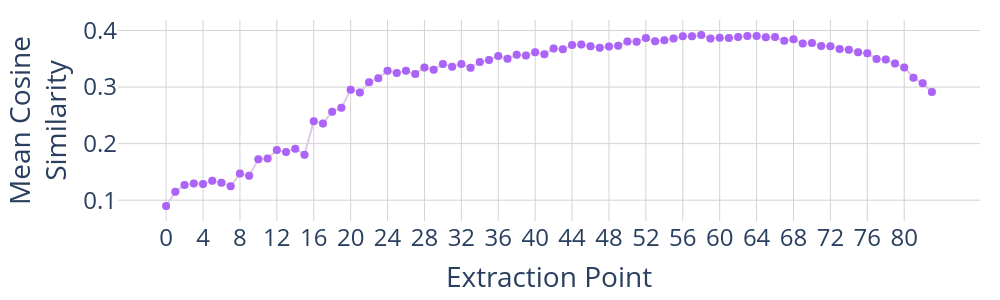

Here is the notebook cell this chart was saved with:
### Markdown cell above
### Mean cosine of refusal directions at each layer with other layers

### Code cell
layer_names = [str(i) for i in range(2 * num_layers)]

flatten_dirs = refusal_dirs.reshape(-1, refusal_dirs.shape[-1])
pairwise_cosine = flatten_dirs @ flatten_dirs.T
mean_cosine = pairwise_cosine.mean(dim=-1).cpu().numpy()

# Find the best layer based on mean cosine similarity
max_mean_cosine_act_idx = np.argmax(mean_cosine)
max_mean_cosine_layer = max_mean_cosine_act_idx // 2

print(f"Best layer by mean cosine: {max_mean_cosine_layer}")
print(layer_names[np.argmax(mean_cosine)])

# Plot mean cosine similarity
fig = go.Figure()

fig.add_trace(
    go.Scatter(
        x=layer_names,
        y=mean_cosine,
        mode="lines+markers",
        marker=dict(size=8, color=colour_map_light["neutral"]),
        showlegend=False,
    )
)

fig.add_trace(
    go.Scatter(
        x=layer_names[::],
        y=mean_cosine[::],
        mode="markers",
        marker=dict(size=8, color=colour_map["neutral"]),
        showlegend=False,
    )
)

fig.update_layout(
    plot_bgcolor="white",
    grid=dict(rows=1, columns=1),
    xaxis=dict(
        type="category",
        title=dict(text="Extraction Point", font=dict(size=28)),
        dtick=4,
        gridcolor="lightgrey",
        tickfont=dict(size=24),
    ),
    yaxis=dict(
        title=dict(text="Mean Cosine<br>Similarity", font=dict(size=28)),
        gridcolor="lightgrey",
        zeroline=False,
        tickfont=dict(size=24),
    ),
    hovermode="x unified",
    height=300,
    width=1000,
    margin=dict(l=20, r=20, t=20, b=20),
)

fig.show()
fig.write_html(VISUALIZATION_DIR / "mean_cosine.html")

### Figure 1 — Plotly figure (JSON) as saved in the notebook; plotly's stock layout.template omitted (floating-point values rounded to 4 significant figures)
{"data": [{"marker": {"color": "rgb(222,203,228)", "size": 8}, "mode": "lines+markers", "showlegend": false, "type": "scatter", "x": ["0", "1", "2", "3", "4", "5", "6", "7", "8", "9", "10", "11", "12", "13", "14", "15", "16", "17", "18", "19", "20", "21", "22", "23", "24", "25", "26", "27", "28", "29", "30", "31", "32", "33", "34", "35", "36", "37", "38", "39", "40", "41", "42", "43", "44", "45", "46", "47", "48", "49", "50", "51", "52", "53", "54", "55", "56", "57", "58", "59", "60", "61", "62", "63", "64", "65", "66", "67", "68", "69", "70", "71", "72", "73", "74", "75", "76", "77", "78", "79", "80", "81", "82", "83"], "y": [0.08981, 0.1149, 0.1269, 0.1296, 0.1287, 0.1344, 0.131, 0.1245, 0.147, 0.143, 0.1724, 0.1737, 0.1888, 0.1853, 0.1911, 0.1805, 0.2395, 0.2354, 0.2566, 0.2636, 0.2954, 0.2903, 0.3085, 0.3157, 0.3287, 0.3248, 0.3291, 0.323, 0.3347, 0.3307, 0.341, 0.3362, 0.3407, 0.3342, 0.3444, 0.3478, 0.3549, 0.35, 0.3572, 0.3558, 0.3618, 0.3581, 0.3683, 0.3668, 0.3742, 0.3755, 0.3722, 0.3697, 0.3717, 0.373, 0.3807, 0.38, 0.3867, 0.3808, 0.3828, 0.3857, 0.3901, 0.3901, 0.392, 0.3858, 0.3872, 0.3869, 0.3884, 0.3905, 0.3905, 0.3881, 0.3885, 0.3819, 0.3846, 0.3772, 0.3781, 0.3728, 0.3721, 0.3672, 0.3659, 0.3616, 0.3599, 0.3498, 0.3487, 0.3417, 0.3348, 0.3165, 0.3067, 0.2914]}, {"marker": {"color": "#AB63FA", "size": 8}, "mode": "markers", "showlegend": false, "type": "scatter", "x": ["0", "1", "2", "3", "4", "5", "6", "7", "8", "9", "10", "11", "12", "13", "14", "15", "16", "17", "18", "19", "20", "21", "22", "23", "24", "25", "26", "27", "28", "29", "30", "31", "32", "33", "34", "35", "36", "37", "38", "39", "40", "41", "42", "43", "44", "45", "46", "47", "48", "49", "50", "51", "52", "53", "54", "55", "56", "57", "58", "59", "60", "61", "62", "63", "64", "65", "66", "67", "68", "69", "70", "71", "72", "73", "74", "75", "76", "77", "78", "79", "80", "81", "82", "83"], "y": [0.08981, 0.1149, 0.1269, 0.1296, 0.1287, 0.1344, 0.131, 0.1245, 0.147, 0.143, 0.1724, 0.1737, 0.1888, 0.1853, 0.1911, 0.1805, 0.2395, 0.2354, 0.2566, 0.2636, 0.2954, 0.2903, 0.3085, 0.3157, 0.3287, 0.3248, 0.3291, 0.323, 0.3347, 0.3307, 0.341, 0.3362, 0.3407, 0.3342, 0.3444, 0.3478, 0.3549, 0.35, 0.3572, 0.3558, 0.3618, 0.3581, 0.3683, 0.3668, 0.3742, 0.3755, 0.3722, 0.3697, 0.3717, 0.373, 0.3807, 0.38, 0.3867, 0.3808, 0.3828, 0.3857, 0.3901, 0.3901, 0.392, 0.3858, 0.3872, 0.3869, 0.3884, 0.3905, 0.3905, 0.3881, 0.3885, 0.3819, 0.3846, 0.3772, 0.3781, 0.3728, 0.3721, 0.3672, 0.3659, 0.3616, 0.3599, 0.3498, 0.3487, 0.3417, 0.3348, 0.3165, 0.3067, 0.2914]}], "layout": {"grid": {"columns": 1, "rows": 1}, "height": 300, "hovermode": "x unified", "margin": {"b": 20, "l": 20, "r": 20, "t": 20}, "plot_bgcolor": "white", "width": 1000, "xaxis": {"dtick": 4, "gridcolor": "lightgrey", "tickfont": {"size": 24}, "title": {"font": {"size": 28}, "text": "Extraction Point"}, "type": "category"}, "yaxis": {"gridcolor": "lightgrey", "tickfont": {"size": 24}, "title": {"font": {"size": 28}, "text": "Mean Cosine<br>Similarity"}, "zeroline": false}}}
